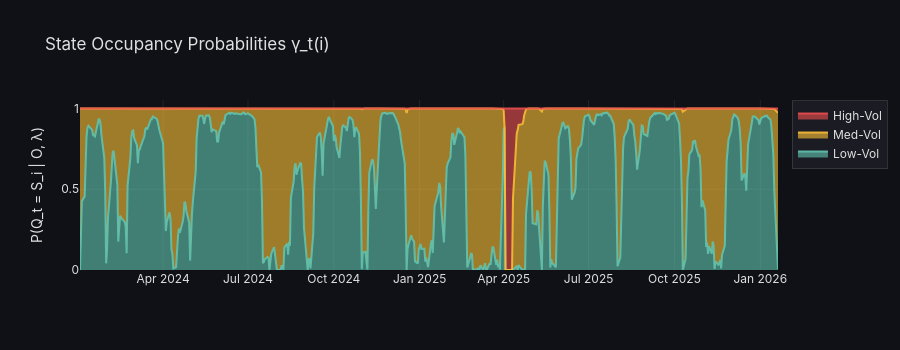

Here is the notebook cell this chart was saved with:
### Code cell
# State occupancy heat map over time
fig = plot_gamma(gamma_train, dates=df_train.index, state_names=state_names)
fig.show()

### Figure 1 — Plotly figure (JSON) as saved in the notebook; plotly's stock layout.template omitted (floating-point values rounded to 4 significant figures; data arrays with more than 128 entries replaced by an {"elided": "..."} marker saying what was removed)
{"data": [{"fillcolor": "rgba(99,  200, 180, 0.6)", "hovertemplate": "%{x|%Y-%m-%d}<br>Low-Vol: %{y:.3f}<extra></extra>", "line": {"color": "rgba(99,  200, 180, 0.85)"}, "name": "Low-Vol", "stackgroup": "one", "type": "scatter", "x": {"elided": "513 str values"}, "y": {"elided": "513 float values"}}, {"fillcolor": "rgba(255, 195,  55, 0.6)", "hovertemplate": "%{x|%Y-%m-%d}<br>Med-Vol: %{y:.3f}<extra></extra>", "line": {"color": "rgba(255, 195,  55, 0.85)"}, "name": "Med-Vol", "stackgroup": "one", "type": "scatter", "x": {"elided": "513 str values"}, "y": {"elided": "513 float values"}}, {"fillcolor": "rgba(240,  80,  80, 0.6)", "hovertemplate": "%{x|%Y-%m-%d}<br>High-Vol: %{y:.3f}<extra></extra>", "line": {"color": "rgba(240,  80,  80, 0.85)"}, "name": "High-Vol", "stackgroup": "one", "type": "scatter", "x": {"elided": "513 str values"}, "y": {"elided": "513 float values"}}], "layout": {"font": {"color": "#e0e0e0", "family": "Inter, Arial, sans-serif"}, "height": 350, "legend": {"bgcolor": "rgba(30,30,40,0.8)", "bordercolor": "rgba(80,80,80,0.5)", "borderwidth": 1}, "paper_bgcolor": "rgba(15,17,22,1)", "plot_bgcolor": "rgba(15,17,22,1)", "title": {"text": "State Occupancy Probabilities γ_t(i)"}, "xaxis": {"gridcolor": "rgba(80,80,80,0.3)", "showgrid": true, "zeroline": false}, "yaxis": {"gridcolor": "rgba(80,80,80,0.3)", "showgrid": true, "title": {"text": "P(Q_t = S_i | O, λ)"}, "zeroline": false}}}
